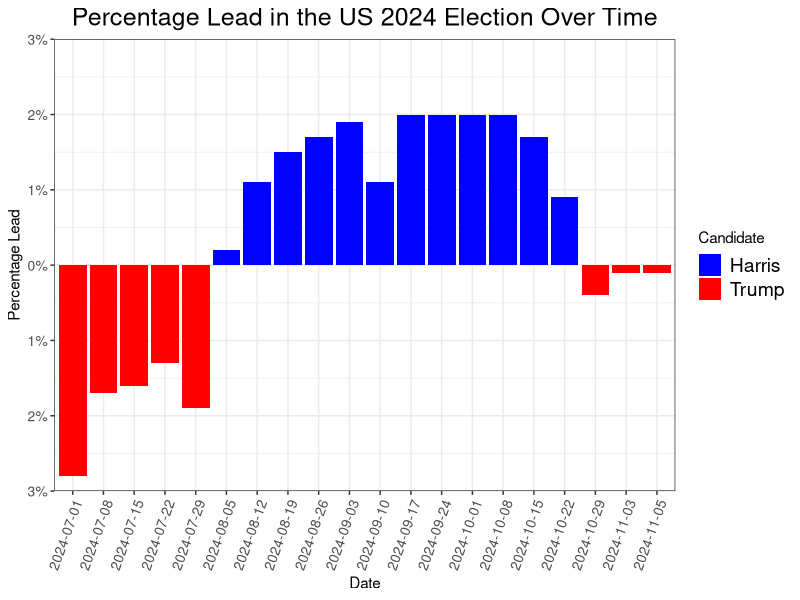

Write R code to recreate this figure.
library(ggplot2)
library(dplyr)

data <- read.csv("data.csv")

plot <- data %>%
  mutate(Percentage_diff = Harris - Trump,
         Fill_color = case_when(
           Percentage_diff >= 0 ~ "Harris",
           Percentage_diff < 0 ~ "Trump"
         ),
         Date = as.Date(Date, format = "%d-%m-%Y")) %>%
  arrange(Date) %>%
  mutate(Date = factor(Date, levels = unique(Date))) %>%
  ggplot(aes(x = Date, y = Percentage_diff, fill = Fill_color)) +
  geom_bar(stat = "identity") +
  scale_fill_manual(values = c("blue", "red")) +
  scale_y_continuous(limits = c(-3, 3),
                     expand = c(0, 0),
                     #labels = scales::label_percent(scale = 1, suffix = "%")
                     labels = function(x) paste0(abs(x), "%")
  ) +
  labs(x= "Date",
       y = "Percentage Lead",
       fill = "Candidate",
       title = "Percentage Lead in the US 2024 Election Over Time") +
  theme_bw() +
  theme(axis.text.x = element_text(angle = 70,size = 10, vjust = 1, hjust = 1),
        plot.title = element_text(hjust = 0.5, size = 18),
        axis.text.y = element_text(size = 10),
        legend.text = element_text(size = 14))

plot

